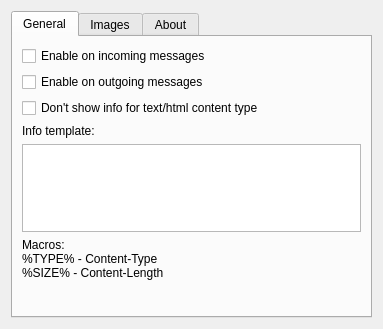
<?xml version="1.0" encoding="UTF-8"?>
<ui version="4.0">
 <class>urlpreviewSettingsClass</class>
 <widget class="QWidget" name="urlpreviewSettingsClass">
  <property name="geometry">
   <rect>
    <x>0</x>
    <y>0</y>
    <width>383</width>
    <height>329</height>
   </rect>
  </property>
  <property name="windowTitle">
   <string>Settings</string>
  </property>
  <layout class="QGridLayout" name="gridLayout">
   <item row="0" column="0">
    <widget class="QTabWidget" name="tabWidget">
     <property name="currentIndex">
      <number>0</number>
     </property>
     <widget class="QWidget" name="GeneralTab">
      <attribute name="title">
       <string>General</string>
      </attribute>
      <layout class="QVBoxLayout" name="verticalLayout_2">
       <item>
        <widget class="QCheckBox" name="cbEnIn">
         <property name="text">
          <string>Enable on incoming messages</string>
         </property>
        </widget>
       </item>
       <item>
        <widget class="QCheckBox" name="cbEnOut">
         <property name="text">
          <string>Enable on outgoing messages</string>
         </property>
        </widget>
       </item>
       <item>
        <widget class="QCheckBox" name="cbDisableTextHtml">
         <property name="text">
          <string>Don't show info for text/html content type</string>
         </property>
        </widget>
       </item>
       <item>
        <widget class="QLabel" name="label_7">
         <property name="text">
          <string>Info template:</string>
         </property>
        </widget>
       </item>
       <item>
        <widget class="QTextEdit" name="editTpl">
         <property name="maximumSize">
          <size>
           <width>16777215</width>
           <height>91</height>
          </size>
         </property>
        </widget>
       </item>
       <item>
        <widget class="QLabel" name="label_2">
         <property name="text">
          <string>Macros:
%TYPE% - Content-Type
%SIZE% - Content-Length</string>
         </property>
        </widget>
       </item>
       <item>
        <spacer name="verticalSpacer">
         <property name="orientation">
          <enum>Qt::Vertical</enum>
         </property>
         <property name="sizeHint" stdset="0">
          <size>
           <width>20</width>
           <height>29</height>
          </size>
         </property>
        </spacer>
       </item>
      </layout>
     </widget>
     <widget class="QWidget" name="tabImages">
      <attribute name="title">
       <string>Images</string>
      </attribute>
      <layout class="QVBoxLayout" name="verticalLayout">
       <item>
        <layout class="QHBoxLayout" name="horizontalLayout_6">
         <item>
          <widget class="QLineEdit" name="editImageMaxFileSize">
           <property name="maximumSize">
            <size>
             <width>61</width>
             <height>16777215</height>
            </size>
           </property>
           <property name="text">
            <string/>
           </property>
          </widget>
         </item>
         <item>
          <widget class="QLabel" name="label_6">
           <property name="text">
            <string>Max file size limit (in bytes)</string>
           </property>
          </widget>
         </item>
         <item>
          <spacer name="horizontalSpacer_5">
           <property name="orientation">
            <enum>Qt::Horizontal</enum>
           </property>
           <property name="sizeHint" stdset="0">
            <size>
             <width>40</width>
             <height>20</height>
            </size>
           </property>
          </spacer>
         </item>
        </layout>
       </item>
       <item>
        <layout class="QHBoxLayout" name="horizontalLayout_4">
         <item>
          <widget class="QLineEdit" name="editImageMaxW">
           <property name="maximumSize">
            <size>
             <width>61</width>
             <height>16777215</height>
            </size>
           </property>
           <property name="text">
            <string/>
           </property>
          </widget>
         </item>
         <item>
          <widget class="QLabel" name="label_4">
           <property name="text">
            <string>%MAXW% macro</string>
           </property>
          </widget>
         </item>
         <item>
          <spacer name="horizontalSpacer_3">
           <property name="orientation">
            <enum>Qt::Horizontal</enum>
           </property>
           <property name="sizeHint" stdset="0">
            <size>
             <width>40</width>
             <height>20</height>
            </size>
           </property>
          </spacer>
         </item>
        </layout>
       </item>
       <item>
        <layout class="QHBoxLayout" name="horizontalLayout_5">
         <item>
          <widget class="QLineEdit" name="editImageMaxH">
           <property name="maximumSize">
            <size>
             <width>61</width>
             <height>16777215</height>
            </size>
           </property>
           <property name="text">
            <string/>
           </property>
          </widget>
         </item>
         <item>
          <widget class="QLabel" name="label_5">
           <property name="text">
            <string>%MAXH% macro</string>
           </property>
          </widget>
         </item>
         <item>
          <spacer name="horizontalSpacer_4">
           <property name="orientation">
            <enum>Qt::Horizontal</enum>
           </property>
           <property name="sizeHint" stdset="0">
            <size>
             <width>40</width>
             <height>20</height>
            </size>
           </property>
          </spacer>
         </item>
        </layout>
       </item>
       <item>
        <widget class="QLabel" name="label_3">
         <property name="text">
          <string>Image preview template:</string>
         </property>
        </widget>
       </item>
       <item>
        <widget class="QTextEdit" name="editImageTpl"/>
       </item>
       <item>
        <widget class="QLabel" name="label">
         <property name="text">
          <string>Macros:
%URL% - Image URL
%UID% - Generated unique ID</string>
         </property>
        </widget>
       </item>
      </layout>
     </widget>
     <widget class="QWidget" name="AboutTab">
      <attribute name="title">
       <string>About</string>
      </attribute>
      <layout class="QHBoxLayout" name="horizontalLayout_2">
       <item>
        <widget class="QLabel" name="labelAbout">
         <property name="text">
          <string>&lt;!DOCTYPE HTML PUBLIC &quot;-//W3C//DTD HTML 4.0//EN&quot; &quot;http://www.w3.org/TR/REC-html40/strict.dtd&quot;&gt;
&lt;html&gt;&lt;head&gt;&lt;meta name=&quot;qrichtext&quot; content=&quot;1&quot; /&gt;&lt;style type=&quot;text/css&quot;&gt;
p, li { white-space: pre-wrap; }
&lt;/style&gt;&lt;/head&gt;&lt;body style=&quot; font-family:'Verdana'; font-size:8pt; font-weight:400; font-style:normal;&quot;&gt;
&lt;p align=&quot;center&quot; style=&quot;-qt-paragraph-type:empty; margin-top:0px; margin-bottom:0px; margin-left:0px; margin-right:0px; -qt-block-indent:0; text-indent:0px;&quot;&gt;&lt;/p&gt;
&lt;p align=&quot;center&quot; style=&quot; margin-top:0px; margin-bottom:0px; margin-left:0px; margin-right:0px; -qt-block-indent:0; text-indent:0px;&quot;&gt;&lt;span style=&quot; font-family:'Bitstream Vera Sans'; font-size:10pt; font-weight:600;&quot;&gt;URLPreview qutIM plugin&lt;/span&gt;&lt;/p&gt;
&lt;p align=&quot;center&quot; style=&quot; margin-top:0px; margin-bottom:0px; margin-left:0px; margin-right:0px; -qt-block-indent:0; text-indent:0px;&quot;&gt;&lt;span style=&quot; font-family:'Bitstream Vera Sans'; font-size:10pt;&quot;&gt;svn version&lt;/span&gt;&lt;/p&gt;
&lt;p align=&quot;center&quot; style=&quot;-qt-paragraph-type:empty; margin-top:0px; margin-bottom:0px; margin-left:0px; margin-right:0px; -qt-block-indent:0; text-indent:0px; font-family:'Bitstream Vera Sans'; font-size:10pt;&quot;&gt;&lt;/p&gt;
&lt;p align=&quot;center&quot; style=&quot; margin-top:0px; margin-bottom:0px; margin-left:0px; margin-right:0px; -qt-block-indent:0; text-indent:0px;&quot;&gt;&lt;span style=&quot; font-family:'Bitstream Vera Sans'; font-size:10pt;&quot;&gt;Make previews for URLs in messages&lt;/span&gt;&lt;/p&gt;
&lt;p align=&quot;center&quot; style=&quot;-qt-paragraph-type:empty; margin-top:0px; margin-bottom:0px; margin-left:0px; margin-right:0px; -qt-block-indent:0; text-indent:0px; font-family:'Bitstream Vera Sans'; font-size:10pt;&quot;&gt;&lt;/p&gt;
&lt;p style=&quot;-qt-paragraph-type:empty; margin-top:0px; margin-bottom:0px; margin-left:0px; margin-right:0px; -qt-block-indent:0; text-indent:0px; font-family:'Bitstream Vera Sans'; font-size:10pt;&quot;&gt;&lt;/p&gt;
&lt;p align=&quot;center&quot; style=&quot; margin-top:0px; margin-bottom:0px; margin-left:0px; margin-right:0px; -qt-block-indent:0; text-indent:0px;&quot;&gt;&lt;span style=&quot; font-family:'Bitstream Vera Sans'; font-size:10pt; font-weight:600;&quot;&gt;Author:&lt;/span&gt;&lt;/p&gt;
&lt;p align=&quot;center&quot; style=&quot; margin-top:0px; margin-bottom:0px; margin-left:0px; margin-right:0px; -qt-block-indent:0; text-indent:0px;&quot;&gt;&lt;span style=&quot; font-family:'Bitstream Vera Sans'; font-size:10pt;&quot;&gt;Alexander Kazarin&lt;/span&gt;&lt;/p&gt;
&lt;p align=&quot;center&quot; style=&quot; margin-top:0px; margin-bottom:0px; margin-left:0px; margin-right:0px; -qt-block-indent:0; text-indent:0px;&quot;&gt;&lt;span style=&quot; font-family:'Bitstream Vera Sans'; font-size:10pt;&quot;&gt;&amp;lt;boiler@co.ru&amp;gt;&lt;/span&gt;&lt;/p&gt;
&lt;p align=&quot;center&quot; style=&quot;-qt-paragraph-type:empty; margin-top:0px; margin-bottom:0px; margin-left:0px; margin-right:0px; -qt-block-indent:0; text-indent:0px; font-family:'Bitstream Vera Sans'; font-size:10pt; text-decoration: underline; color:#000000;&quot;&gt;&lt;/p&gt;
&lt;p align=&quot;center&quot; style=&quot;-qt-paragraph-type:empty; margin-top:0px; margin-bottom:0px; margin-left:0px; margin-right:0px; -qt-block-indent:0; text-indent:0px; font-family:'Bitstream Vera Sans'; font-size:10pt; text-decoration: underline; color:#000000;&quot;&gt;&lt;/p&gt;
&lt;p align=&quot;center&quot; style=&quot; margin-top:0px; margin-bottom:0px; margin-left:0px; margin-right:0px; -qt-block-indent:0; text-indent:0px;&quot;&gt;&lt;span style=&quot; font-family:'Bitstream Vera Sans'; font-size:10pt; color:#000000;&quot;&gt;(c) 2008-2009&lt;/span&gt;&lt;/p&gt;&lt;/body&gt;&lt;/html&gt;</string>
         </property>
         <property name="wordWrap">
          <bool>true</bool>
         </property>
        </widget>
       </item>
      </layout>
     </widget>
    </widget>
   </item>
  </layout>
 </widget>
 <resources/>
 <connections/>
 <slots>
  <slot>testclick()</slot>
 </slots>
</ui>
